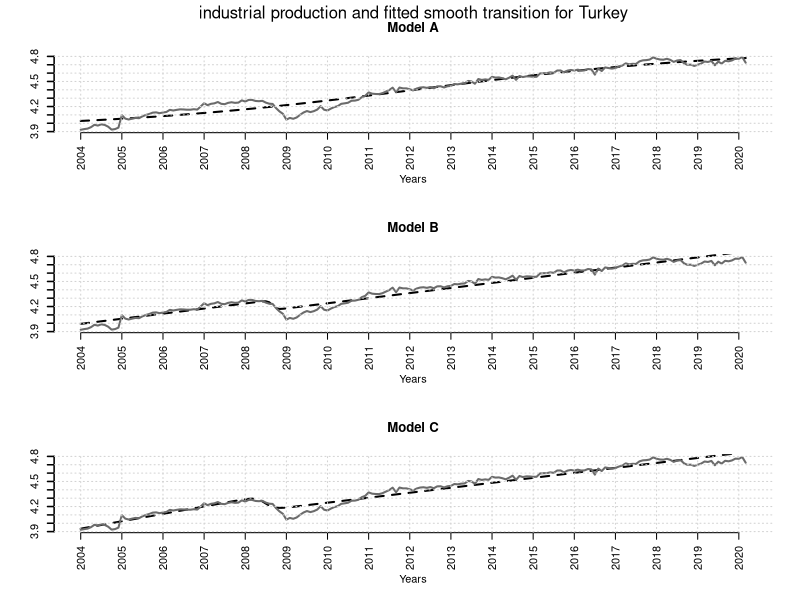
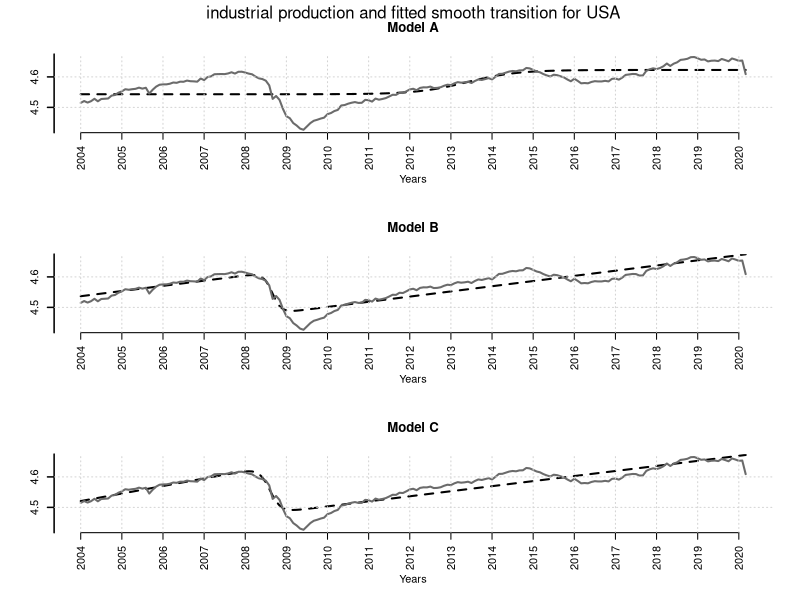

These figures' R source, in order: (Note: a time limit stopped this script after it produced the figures.)
#########################################################################################################
# Empirical Application Codes of
# 
# "Threshold Unit Root Tests with Smooth Transitions"
# 
# written by 
# 
# Dr. Mehmet ÖZCAN
# mehmetozcan@kmu.edu.tr
#
# *NOTES*
# 1)  Caner & Hansen (2001) Threshold Unit Root test and Threshold Effect test
#     programs are taken from Hansen's web page http://www.ssc.wisc.edu/~bhansen/ .
#     However, unit root test program are adjusted to test unit root null hypothesis 
#     without any deterministic component.
#
# 2)  There are two indicator which come from Caner & Hansen (2001)'s codes. Caner &
#     Hansen investigate different type of threshol variable type and different trimming
#     intervals. In this study, lagged difference threshold variable and [0.15, 0.85] 
#     trimming interval are used for all simulation experiments and empirical application.
#     
#     thresh    Type of threshold variable
#  		  1 for long difference,   z(t-1)=y(t-1)-y(t-(m-1))
#  		  2 for lagged difference, z(t-1)=y(t-m)-y(t-m-1)
#  		  3 for lagged level,      z(t-1)=y(t-m)
#     trim      Trimming Range (normalized threshold, lambda)
#  		  1 for [.15,.85]
#  	 	  2 for [.10,.90]
#  		  3 for [.05,.95]
# 
# 3) Results are printed to the screen.
#
# 4) All steps of application process are explained below. Please check them before run the codes.
#
# *Instructions*
#
# 1) First, please install required R packcages stated in PART-1
# 2) Run all codes in PART-1
# 3) Before run PART-2, please chose working directory folder that contains your "data.txt" file.
# 4) PART-2 codes analyse both the USA's and Turkey's data. Threfore, before analyse your data try
#    data of this study. It could be found at "data.txt" file in same repository of Dr. Özcan's GitHub page.
#
#
#
#########################################################################################################
# PART -1 
#########################################################################################################
# Required Packcages 
library(nloptr)
library(zoo)
# Required Functions
#########################################################################################################
# Starting value estimation for LNV(1998) Models (A, B & C) #
startLNV<-function(dta){
tt<-length(dta)
tr<-as.matrix(c(1:tt))
cc<-as.matrix(rep(1,tt))

tauGs<-c()
for(kk in 1:tt){ tauGs[kk]<-(kk/tt) }
gamaGs<-seq(1,10,1)

SSRA<-matrix(0,length(tauGs),length(gamaGs))
SSRB<-matrix(0,length(tauGs),length(gamaGs))
SSRC<-matrix(0,length(tauGs),length(gamaGs))

for(vk in 1:3){
for(vi in 1:(length(gamaGs))){
for(vj in 1:(length(tauGs))){
st<-as.matrix((1/(1+exp(-(gamaGs[vi])*((tr)-(tauGs[vj]*tt))))))
if(vk==1){X<-as.matrix(cbind(cc,st))}
if(vk==2){X<-as.matrix(cbind(cc,tr,st))}
if(vk==3){X<-as.matrix(cbind(cc,tr,st,(tr*st)))} 
XX<-(MASS:::ginv(t(X)%*%X, tol=1e-25))
betas<-XX%*%(t(X)%*%dta)
Yhat<-t((t(betas)%*%t(X)))
ehat<-(dta-Yhat)
if(vk==1){SSRA[vj,vi]<-sum((ehat)^2)}
if(vk==2){SSRB[vj,vi]<-sum((ehat)^2)}
if(vk==3){SSRC[vj,vi]<-sum((ehat)^2)} 
}
}
}

for(vs in 1:3){
if(vs==1){posA<-which(SSRA == min(SSRA), arr.ind = TRUE);
st<-as.matrix((1/(1+exp(-(gamaGs[posA[2]])*((tr)-(tauGs[posA[1]]*tt))))));
X<-as.matrix(cbind(cc,st))}
if(vs==2){posB<-which(SSRB == min(SSRB), arr.ind = TRUE);
st<-as.matrix((1/(1+exp(-(gamaGs[posB[2]])*((tr)-(tauGs[posB[1]]*tt))))));
X<-as.matrix(cbind(cc,tr,st))}
if(vs==3){posC<-which(SSRC == min(SSRC), arr.ind = TRUE);
st<-as.matrix((1/(1+exp(-(gamaGs[posC[2]])*((tr)-(tauGs[posC[1]]*tt))))));
X<-as.matrix(cbind(cc,tr,st,(tr*st)))}

XX<-(MASS:::ginv(t(X)%*%X, tol=1e-25))

if(vs==1){betasA<-XX%*%(t(X)%*%dta);
betasA<-rbind(betasA,gamaGs[posA[2]],tauGs[posA[1]])}
if(vs==2){betasB<-XX%*%(t(X)%*%dta);
betasB<-rbind(betasB,gamaGs[posB[2]],tauGs[posB[1]])}
if(vs==3){betasC<-XX%*%(t(X)%*%dta);
betasC<-rbind(betasC,gamaGs[posC[2]],tauGs[posC[1]])}
}
list(betasA=betasA, betasB=betasB, betasC=betasC)
}
#########################################################################################################
# LNV(1998) Models (A, B & C) Estimation with Sequential Quadratic Programing
estLNV<-function(yt, X, b0a, b0b, b0c){
tt<-length(yt)
stabA<-function(b){sum((yt-(b[1]*X[,1]+b[2]*(1/(1+exp(-(b[3])*((X[,2])-b[4]*tt))))))^2)}
stabB<-function(b){sum((yt-(b[1]*X[,1]+b[2]*X[,2]+b[3]*(1/(1+exp(-(b[4])*((X[,2])-b[5]*tt))))))^2)}
stabC<-function(b){sum((yt-(b[1]*X[,1]+b[2]*X[,2]+b[3]*(1/(1+exp(-(b[5])*((X[,2])-b[6]*tt))))+
b[4]*(X[,2])*(1/(1+exp(-(b[5])*((X[,2])-b[6]*tt))))))^2)}

lba<-c(-Inf,-Inf,0,0)
uba<-c(Inf,Inf,Inf,1)

lbb<-c(-Inf,-Inf,-Inf,0,0)
ubb<-c(Inf,Inf,Inf,Inf,1)

lbc<-c(-Inf,-Inf,-Inf,-Inf,0,0)
ubc<-c(Inf,Inf,Inf,Inf,Inf,1)

SA<-nloptr:::slsqp(b0a,fn=stabA,lower=lba,upper=uba, control=list(xtol_rel=1e-25))
SB<-nloptr:::slsqp(b0b,fn=stabB,lower=lbb,upper=ubb, control=list(xtol_rel=1e-25))
SC<-nloptr:::slsqp(b0c,fn=stabC,lower=lbc,upper=ubc, control=list(xtol_rel=1e-25))

staba<-function(b){(b[1]*X[,1]+b[2]*(1/(1+exp(-(b[3])*((X[,2])-b[4]*tt)))))}
yhatA<-staba(SA$par)

stabb<-function(b){b[1]*X[,1]+b[2]*X[,2]+b[3]*(1/(1+exp(-(b[4])*((X[,2])-b[5]*tt))))}
yhatB<-stabb(SB$par)

stabc<-function(b){(b[1]*X[,1]+b[2]*X[,2]+b[3]*(1/(1+exp(-(b[5])*((X[,2])-b[6]*tt))))+
b[4]*(X[,2])*(1/(1+exp(-(b[5])*((X[,2])-b[6]*tt)))))}
yhatC<-stabc(SC$par)

list(ehat=as.matrix(cbind((yt-yhatA),(yt-yhatB),(yt-yhatC))), yhat=as.matrix(cbind(yhatA,yhatB,yhatC)),BetaA=as.matrix(SA$par),BetaB=as.matrix(SB$par),BetaC=as.matrix(SC$par))
}
#########################################################################################################
# ADF Estimator
linear<-function(dat,p,cons,trend){
    t <- nrow(dat)
    n <- t - 1 - p
    dy <- as.matrix(dat[2:t]-dat[1:(t-1)])
    y  <- as.matrix(dy[(1+p):(t-1)])
    x  <- cbind(dat[(1+p):(t-1)], dy[p:(t-2)])

    if(p>=2){for (k in 2:p) x <- cbind(x,dy[(p+1-k):(t-1-k)])}
    if(cons==1 & trend==0)  x <- cbind(rep(1,n), x)
    if(cons==1 & trend==1)  x <- cbind(rep(1,n),seq(1,n,1),x)

    kx     <- ncol(x)
    xx     <- solve(t(x)%*%x, tol=1e-25)
    bols   <- xx%*%(t(x)%*%y) 
    eols   <- y - x%*%bols
    sols   <- t(eols)%*%eols
    sigols <- sols/(n-kx)
    seols  <- sqrt(diag(xx)%*%sigols)
    rho    <- bols[1+cons+trend]
    tadf   <- rho/seols[1+cons+trend]
    ar0    <- as.matrix(bols[(cons+trend+2):(cons+trend+1+p)])
    bic<-log((sum(eols^2))/t)+(length(bols)*(log(t)/t))
    aic<-log((sum(eols^2))/t)+(length(bols)*(2/t))
    list(ar0=ar0,eols=eols,aic=aic,bic=bic,tadf=tadf,rho=rho)
}
#########################################################################################################
# Caner & Hansen (2001) Estimator
tur_est2 <- function(dat,p,mmin,mmax,m,constant,trend){
  t <- nrow(dat)
  n <- t - 1 - p
  mn <- mmax-mmin+1
  ms <- as.matrix(seq(mmin,mn,1))
  dy <- as.matrix(dat[2:t]-dat[1:(t-1)])
  y <- as.matrix(dy[(1+p):(t-1)])
  if(constant==1) x <- matrix(1,n,1)
  if (trend==1) x <- cbind(x,as.matrix(seq(1,n,1)))
  if(constant==1){x <- cbind(x,dat[(1+p):(t-1)],dy[p:(t-2)])}else{
  x <- cbind(dat[(1+p):(t-1)],dy[p:(t-2)])}
  if(p>1) for (ki in 2:p) x <- cbind(x,dy[(p+1-ki):(t-1-ki)])

  if (sum(coef)==0){
      xi_ns <- as.matrix(seq(1,p,1)+1+constant+trend)
        }else{
      idex <- colSums(as.matrix(coef%*%matrix(1,1,p))==(matrix(1,nrow(coef),1)%*%seq(1,p,1)))
      xi_ns <- seq(1,p,1)
      xi_ns <- as.matrix(xi_ns[idex==0]+1+constant+trend)
    }

  if (trend==0){
        if(constant==0){
	        if (sum(coef)==0){
            xi_s <- rbind(1)
                }else{xi_s <- rbind(1,(coef+1))
            }
        }
    }
  if (trend==0){
        if(constant==1){
	        if (sum(coef)==0){
            xi_s <- rbind(1,2)
                }else{
                xi_s <- rbind(1,2,(coef+2))
            }
        }
    }
  if (trend==1){
        if(constant==1){
	        if (sum(coef)==0){
            xi_s <- rbind(1,2,3)
                }else{
                xi_s <- rbind(1,2,3,(coef+3))
            }
         }
    }   
  xs <- as.matrix(x[,xi_s])
  xns <- as.matrix(x[,xi_ns])
  if (thresh==1){
      qs <- dat[(1+p):(t-1)]-dat[(1+p-mmin):(t-1-mmin)]
      qs <- as.matrix(qs)
      if(p>1){
	  for (mi in (mmin+1):mmax){
          qs <- cbind(qs,(dat[(1+p):(t-1)]-dat[(1+p-mi):(t-1-mi)]))
      }
	  }
  }
  if (thresh==2){
      qs <- dat[(1+p-mmin+1):(t-1-mmin+1)]-dat[(1+p-mmin):(t-1-mmin)]
      qs <- as.matrix(qs)
      if(p>1){
	  for (mi in (mmin+1):mmax){
          qs <- cbind(qs,(dat[(1+p-mi+1):(t-1-mi+1)]-dat[(1+p-mi):(t-1-mi)]))
      }
	  }
  }
  if (thresh==3){
      qs <- dat[(1+p-mmin+1):(t-mmin)]
      qs <- as.matrix(qs)
      if(p>1){
	  for (mi in (mmin+1):mmax){
          qs <- cbind(qs,(dat[(1+p-mi+1):(t-mi)]))
      }
	  }
  }
  kx    <- ncol(x)
  ks    <- nrow(coef)+1+constant+trend
  xx    <- solve(t(x)%*%x, tol=1e-25)
  bols  <- xx%*%(t(x)%*%y) 
  eols  <- y - x%*%bols
  sols  <- t(eols)%*%eols
  wwss  <- matrix(0,mn,1)
  smins <- matrix(0,mn,1)
  lams  <- matrix(0,mn,1)
  ws    <- matrix(0,mn,1)
  r1    <- matrix(0,mn,1)
  r2    <- matrix(0,mn,1)
  t1    <- matrix(0,mn,1)
  t2    <- matrix(0,mn,1)
  rur <- rbind(1,(ks+1))+trend+constant
  indx <- 1:(n)
  pi1 <-.2-.05*trim
  pi2 <-.8+.05*trim
  for (mi in 1:mn){
    q <- qs[,mi]
    qq <- unique(q)
    qq <- as.matrix(sort(qq))
    qq <- as.matrix(qq[(floor(n*pi1)+1):(ceiling(n*pi2)-1)])
    qn <- nrow(qq)
    s  <- matrix(0,qn,1)
    wws<- matrix(0,qn,1)
    for (qi in 1:qn){
      d1      <- as.matrix((q<qq[qi]))
      d2      <- 1-d1
      xz      <- cbind((xs*(d1%*%matrix(1,1,ncol(xs)))),(xs*(d2%*%matrix(1,1,ncol(xs)))),xns)
      xxi     <- solve(t(xz)%*%xz, tol=1e-25)
      bthresh <- xxi%*%(t(xz)%*%y)
      e       <- y-xz%*%bthresh
      s[qi]   <- t(e)%*%e
      v       <- xxi*as.vector((t(e)%*%e)/(n-kx-ks))
      vd      <- diag(v)
      ts      <- as.matrix(bthresh[rur]/sqrt(vd[rur]))
      wws[qi] <- t(ts)%*%ts
    }
    qi         <- which.max(wws)
    lam        <- qq[qi]
    smin       <- s[qi]
    wwsmax     <- wws[qi]
    ws[mi]     <- (n-kx-ks)*(sols-smin)/smin
    smins[mi]  <- smin
    lams[mi]   <- lam
    wwss[mi]   <- wwsmax
    d1         <- as.matrix((q<lam))
    d2         <- 1-d1
    xz         <- cbind((xs*(d1%*%matrix(1,1,ncol(xs)))),(xs*(d2%*%matrix(1,1,ncol(xs)))),xns)
    mmi        <- solve(t(xz)%*%xz, tol=1e-25)
    bthresh    <- mmi%*%(t(xz)%*%y)
    e          <- y - xz%*%bthresh
    v          <- mmi*as.vector((t(e)%*%e)/(n-kx-ks))
    vd         <- diag(v)
    ts         <- as.matrix(bthresh[rur]/sqrt(vd[rur]))
    r1[mi]     <- t(ts^2)%*%(ts<0)
    r2[mi]     <- t(ts)%*%ts
    t1[mi]     <- -ts[1]
    t2[mi]     <- -ts[2]
  }
  if (m != 0) {mi <- m-mmin+1}else{mi<- which.max(wwss)}
  mhat     <- ms[mi]
  w        <- ws[mi]
  lam      <- lams[mi]
  q        <- qs[,mi]
  d1       <- as.matrix((q<lam))
  d2       <- 1-d1
  xz       <- cbind((xs*(d1%*%matrix(1,1,ncol(xs)))),(xs*(d2%*%matrix(1,1,ncol(xs)))),xns)
  mmi      <- solve(t(xz)%*%xz, tol=1e-25)
  bthresh  <- mmi%*%(t(xz)%*%y)
  e        <- y - xz%*%bthresh
  ee       <- t(e)%*%e
  v        <- mmi*as.vector((ee)/(n-kx-ks))
  vd       <- diag(v)
  v1       <- vd[1:ks]
  v2       <- vd[(ks+1):(2*ks)]
  b1       <- bthresh[1:ks]
  b2       <- bthresh[(ks+1):(2*ks)]
  ts       <- as.matrix(((b1-b2)^2)/(v1+v2))
  bs_s     <- cbind(b1,sqrt(v1),matrix(0,ks,1),b2,sqrt(v2))
  bs_ns    <- cbind(bthresh[(1+2*ks):(kx+ks)],sqrt(vd[(1+2*ks):(kx+ks)]))
  ar01     <-bthresh[(2+constant+trend):(ks)]
  ar02     <-bthresh[(2+constant+trend+ks):(ks*2)]
  leng     <-sum(x[,ncol(x)]>lam)
list(mhat=mhat,lam=lam,e=e,bs_s=bs_s,ar01=ar01,ar02=ar02,b1=b1,b2=b2,r1=r1,r2=r2,t1=t1,t2=t2,ts=ts,ws=ws,w=w,
wws=wws, wwss=wwss,leng=leng,vd=vd)
}
# Caner & Hansen (2001) Threshold Effect Wald Test Bootstrap p-values
pvWald<-function(dat,p,ar0,eols,rho,boot,w){
t <- nrow(dat)
n <- t - 1 - p
y0 <- dat-mean(dat)
y0 <- as.matrix(y0[1:(1+p)])
aa <- matrix(0,p+1,1)
aa[1] <- 1 + rho
aa[1:p] <- aa[1:p] + ar0
aa[2:(p+1)] <- aa[2:(p+1)] - ar0
bootw <- matrix(0,boot,1)
for (ib in 1:boot){
    eols_c <- as.matrix(eols[ceiling(runif(t)*n)])
    datb <- y0
for (i in (nrow(y0)+1):(nrow(eols_c))){
        datbb <- eols_c[i]
        for (j in 1:nrow(y0)) datbb <- datbb + aa[j]*datb[(i-j)]
        datb <- rbind(datb,datbb)
    }
out       <- tur_est2(datb,p,1,p,0,0,0) 
bootw[ib] <- out$w
}
pw <- mean(bootw > w)
cbind(w,pw)
}

#########################################################################################################
# 5% Criticals T=200
R1A <- 20.82907
R2A <- 21.07073
R1B <- 26.67934
R2B <- 26.80033
R1C <- 29.65022
R2C <- 29.69269
LNVa<- -4.161
LNVb<- -4.629
LNVc<- -4.867
ADFm<- -2.8759 
ADFt<- -3.4326 # MacKinnon (1991) based Critical value

#########################################################################################################
# PART - 2
#########################################################################################################
# Aplication
# select working directory file.
# setwd("your folder directory") 
# read data
D   <- read.table("data.txt")
tri <- D[,1]
usi <- D[,2]
# logarithms
tri <-as.matrix(log(tri))
usi <-as.matrix(log(usi))
# estimation parameter of LNV smooth transition functions 
tr    <-as.matrix(c(1:length(tri)))
cc    <-as.matrix(rep(1,length(tri)))
X     <-as.matrix(cbind(cc,tr))
SLNVtr<- startLNV(tri)
SLNVus<- startLNV(usi)
b0atr <- SLNVtr$betasA; b0btr  <- SLNVtr$betasB; b0ctr  <- SLNVtr$betasC
b0aus <- SLNVus$betasA; b0bus  <- SLNVus$betasB; b0cus  <- SLNVus$betasC

ELNVtr<- estLNV(tri, X, b0atr, b0btr, b0ctr)
ELNVus<- estLNV(usi, X, b0aus, b0bus, b0cus)
Ytr   <- as.matrix(ELNVtr$yhat)
Yus   <- as.matrix(ELNVus$yhat)
Dtr   <- as.matrix(ELNVtr$ehat)
Dus   <- as.matrix(ELNVus$ehat)
# plots
# TR
par(mfrow=c(3,1))
plot(ts(Ytr[,1], start=c(2004,1),frequency=12),lty=2,axes=FALSE,lwd=2,col="black",ylab=NA,xlab="Years",main="Model A",ylim=c(min(tri),max(tri)))
mtext(side=3,text=paste("industrial production and fitted smooth transition for Turkey"),line=2.5,lwd=2,cex=1)
lines(ts(tri, start=c(2004,1), frequency=12),lty=1, lwd=2, col="gray42")
axis(1, at=c(2004:2020), labels=c(2004:2020),las=3, gap.axis=0.1)
axis(2, at = seq(round(min(tri),1),round(max(tri),1),0.1),lwd=1.5)
abline(v=(seq(2004,2020,1)), col="lightgray", lty="dotted")
abline(h=seq(round(min(tri),1),round(max(tri),1),0.1), col="lightgray", lty="dotted")
plot(ts(Ytr[,2], start=c(2004,1),frequency=12),lty=2,axes=FALSE,lwd=2,col="black",ylab=NA,xlab="Years",main="Model B",ylim=c(min(tri),max(tri)))
lines(ts(tri, start=c(2004,1), frequency=12),lty=1, lwd=2, col="gray42")
axis(1, at=c(2004:2020), labels=c(2004:2020),las=3, gap.axis=0.1)
axis(2, at = seq(round(min(tri),1),round(max(tri),1),0.1),lwd=1.5)
abline(v=(seq(2004,2020,1)), col="lightgray", lty="dotted")
abline(h=seq(round(min(tri),1),round(max(tri),1),0.1), col="lightgray", lty="dotted")
plot(ts(Ytr[,3], start=c(2004,1),frequency=12),lty=2,axes=FALSE,lwd=2,col="black",ylab=NA,xlab="Years",main="Model C",ylim=c(min(tri),max(tri)))
lines(ts(tri, start=c(2004,1), frequency=12),lty=1, lwd=2, col="gray42")
axis(1, at=c(2004:2020), labels=c(2004:2020),las=3, gap.axis=0.1)
axis(2, at = seq(round(min(tri),1),round(max(tri),1),0.1),lwd=1.5)
abline(v=(seq(2004,2020,1)), col="lightgray", lty="dotted")
abline(h=seq(round(min(tri),1),round(max(tri),1),0.1), col="lightgray", lty="dotted")

# US
par(mfrow=c(3,1))
plot(ts(Yus[,1], start=c(2004,1),frequency=12),lty=2,axes=FALSE,lwd=2,col="black",ylab=NA,xlab="Years",main="Model A",ylim=c(min(usi),max(usi)))
mtext(side=3,text=paste("industrial production and fitted smooth transition for USA"),line=2.5,lwd=2,cex=1)
lines(ts(usi, start=c(2004,1), frequency=12),lty=1, lwd=2, col="gray42")
axis(1, at=c(2004:2020), labels=c(2004:2020),las=3, gap.axis=0.1)
axis(2, at = seq(round(min(usi),1),round(max(usi),1),0.1),lwd=1.5)
abline(v=(seq(2004,2020,1)), col="lightgray", lty="dotted")
abline(h=seq(round(min(usi),1),round(max(usi),1),0.1), col="lightgray", lty="dotted")
plot(ts(Yus[,2], start=c(2004,1),frequency=12),lty=2,axes=FALSE,lwd=2,col="black",ylab=NA,xlab="Years",main="Model B",ylim=c(min(usi),max(usi)))
lines(ts(usi, start=c(2004,1), frequency=12),lty=1, lwd=2, col="gray42")
axis(1, at=c(2004:2020), labels=c(2004:2020),las=3, gap.axis=0.1)
axis(2, at = seq(round(min(usi),1),round(max(usi),1),0.1),lwd=1.5)
abline(v=(seq(2004,2020,1)), col="lightgray", lty="dotted")
abline(h=seq(round(min(usi),1),round(max(usi),1),0.1), col="lightgray", lty="dotted")
plot(ts(Yus[,3], start=c(2004,1),frequency=12),lty=2,axes=FALSE,lwd=2,col="black",ylab=NA,xlab="Years",main="Model C",ylim=c(min(usi),max(usi)))
lines(ts(usi, start=c(2004,1), frequency=12),lty=1, lwd=2, col="gray42")
axis(1, at=c(2004:2020), labels=c(2004:2020),las=3, gap.axis=0.1)
axis(2, at = seq(round(min(usi),1),round(max(usi),1),0.1),lwd=1.5)
abline(v=(seq(2004,2020,1)), col="lightgray", lty="dotted")
abline(h=seq(round(min(usi),1),round(max(usi),1),0.1), col="lightgray", lty="dotted")

# Extraction of Estimated Data
# write.table(as.matrix(cbind(tri,Ytr[,1],Ytr[,2],Ytr[,3])),"TRest.txt",row.names=FALSE,col.names=FALSE)
# write.table(as.matrix(cbind(usi,Yus[,1],Yus[,2],Yus[,3])),"USest.txt",row.names=FALSE,col.names=FALSE)

# ADF Test
maxp<- 10
BIC <- matrix(0,maxp,2) 
for(i in 1:maxp){
adftr <- linear(as.matrix(tri),i,1,1)
adfus <- linear(as.matrix(usi),i,1,1)
BIC[i,1]<-adftr$bic
BIC[i,2]<-adfus$bic
}
ptr <- which.min(BIC[,1])
pus <- which.min(BIC[,2])

adftr0 <- linear(as.matrix(tri),ptr,1,1)
adfus0 <- linear(as.matrix(usi),pus,1,1)

# LNV Test
BICL <- matrix(0,maxp,6) 
for(i in 1:maxp){
adftra <- linear(as.matrix(Dtr[,1]),i,1,1)
adftrb <- linear(as.matrix(Dtr[,2]),i,1,1)
adftrc <- linear(as.matrix(Dtr[,3]),i,1,1)

adfusa <- linear(as.matrix(Dus[,1]),i,1,1)
adfusb <- linear(as.matrix(Dus[,2]),i,1,1)
adfusc <- linear(as.matrix(Dus[,3]),i,1,1)

BICL[i,1]<-adftra$bic; BICL[i,2]<-adftrb$bic; BICL[i,3]<-adftrc$bic;
BICL[i,4]<-adfusa$bic; BICL[i,5]<-adfusb$bic; BICL[i,6]<-adfusc$bic
}
ptra <- which.min(BICL[,1]); ptrb <- which.min(BICL[,2]); ptrc <- which.min(BICL[,3]);
pusa <- which.min(BICL[,4]); pusb <- which.min(BICL[,5]); pusc <- which.min(BICL[,6]);
PLNV <-cbind(ptra,ptrb,ptrc,pusa,pusb,pusc)

adftrA <- linear(as.matrix(Dtr[,1]),ptra,1,1)
adftrB <- linear(as.matrix(Dtr[,2]),ptrb,1,1)
adftrC <- linear(as.matrix(Dtr[,3]),ptrc,1,1)

adfusA <- linear(as.matrix(Dus[,1]),pusa,1,1)
adfusB <- linear(as.matrix(Dus[,2]),pusb,1,1)
adfusC <- linear(as.matrix(Dus[,3]),pusc,1,1)

# Caner & Hansen (2001) Test with Smooth Transition
# Caner & Hansen (2001) TAR Model Estimation Settings 
thresh   <- 2 
trim     <- 1 
#
MAXR <- matrix(0,maxp,6)
for(i in 1:maxp){
coef   <- matrix(c(1:i),i,1)
tarAtr <-tur_est2(as.matrix(Dtr[,1]),i,1,i,0,0,0)
tarBtr <-tur_est2(as.matrix(Dtr[,2]),i,1,i,0,0,0)
tarCtr <-tur_est2(as.matrix(Dtr[,3]),i,1,i,0,0,0)

tarAus <-tur_est2(as.matrix(Dus[,1]),i,1,i,0,0,0)
tarBus <-tur_est2(as.matrix(Dus[,2]),i,1,i,0,0,0)
tarCus <-tur_est2(as.matrix(Dus[,3]),i,1,i,0,0,0)

MAXR[i,1]<-tarAtr$r1[tarAtr$mhat]; MAXR[i,2]<-tarBtr$r1[tarBtr$mhat]; MAXR[i,3]<-tarCtr$r1[tarCtr$mhat];
MAXR[i,4]<-tarAus$r1[tarAus$mhat]; MAXR[i,5]<-tarBus$r1[tarBus$mhat]; MAXR[i,6]<-tarCus$r1[tarCus$mhat]
}
ptrA <- which.max(MAXR[,1]); ptrB <- which.max(MAXR[,2]); ptrC <- which.max(MAXR[,3]);
pusA <- which.max(MAXR[,4]); pusB <- which.max(MAXR[,5]); pusC <- which.max(MAXR[,6]);
PLCH <- cbind(ptrA,ptrB,ptrC,pusA,pusB,pusC)

coef   <- matrix(c(1:ptrA),ptrA,1)
tartrA <- tur_est2(as.matrix(Dtr[,1]),ptrA,1,ptrA,0,0,0)
coef   <- matrix(c(1:ptrB),ptrB,1)
tartrB <- tur_est2(as.matrix(Dtr[,2]),ptrB,1,ptrB,0,0,0)
coef   <- matrix(c(1:ptrC),ptrC,1)
tartrC <- tur_est2(as.matrix(Dtr[,3]),ptrC,1,ptrC,0,0,0)

coef   <- matrix(c(1:pusA),pusA,1)
tarusA <- tur_est2(as.matrix(Dus[,1]),pusA,1,pusA,0,0,0)
coef   <- matrix(c(1:pusB),pusB,1)
tarusB <- tur_est2(as.matrix(Dus[,2]),pusB,1,pusB,0,0,0)
coef   <- matrix(c(1:pusC),pusC,1)
tarusC <- tur_est2(as.matrix(Dus[,3]),pusC,1,pusC,0,0,0)

# Caner & Hansen (2001) Threshold Effect test statistics and p-values #
set.seed(12345)
boot<-1000
# Turkey
coef    <- matrix(c(1:ptrA),ptrA,1)
lnWAtr  <- linear(as.matrix(Dtr[,1]),ptrA,0,0)
pvalAtr <- pvWald(as.matrix(Dtr[,1]),ptrA,lnWAtr$ar0,lnWAtr$eols,lnWAtr$rho,boot,tartrA$w)
coef    <- matrix(c(1:ptrB),ptrB,1)
lnWBtr  <- linear(as.matrix(Dtr[,2]),ptrB,0,0)
pvalBtr <- pvWald(as.matrix(Dtr[,2]),ptrB,lnWBtr$ar0,lnWBtr$eols,lnWBtr$rho,boot,tartrB$w)
coef    <- matrix(c(1:ptrC),ptrC,1)
lnWCtr  <- linear(as.matrix(Dtr[,3]),ptrC,0,0)
pvalCtr <- pvWald(as.matrix(Dtr[,3]),ptrC,lnWCtr$ar0,lnWCtr$eols,lnWCtr$rho,boot,tartrC$w)
# USA
coef    <- matrix(c(1:pusA),pusA,1)
lnWAus  <- linear(as.matrix(Dus[,1]),pusA,0,0)
pvalAus <- pvWald(as.matrix(Dus[,1]),pusA,lnWAus$ar0,lnWAus$eols,lnWAus$rho,boot,tarusA$w)
coef    <- matrix(c(1:pusB),pusB,1)
lnWBus  <- linear(as.matrix(Dus[,2]),pusB,0,0)
pvalBus <- pvWald(as.matrix(Dus[,2]),pusB,lnWBus$ar0,lnWBus$eols,lnWBus$rho,boot,tarusB$w)
coef    <- matrix(c(1:pusC),pusC,1)
lnWCus  <- linear(as.matrix(Dus[,3]),pusC,0,0)
pvalCus <- pvWald(as.matrix(Dus[,3]),pusC,lnWCus$ar0,lnWCus$eols,lnWCus$rho,boot,tarusC$w)


# Tables
trit<-ts(diff(tri,1),start<-c(2004,2),frequency=12)
usit<-ts(diff(usi,1),start<-c(2004,2),frequency=12)
ntr <-length(tri)
nus <-length(usi)
printlog<-function(tri,usi){
cat ("\n")
cat ("Parameter Estimation Result of Smooth Transition for Industrial Production Index of Turkey" , "\n")
cat ("Number of Observations:", ntr                                                               , "\n")
cat ("Optimization          : Sequential Quadratic Programming"                                   , "\n")
cat ("\n")
cat ("Model A"                                                                                    , "\n")
cat ("Mid Point Date"                                                                             , "\n")
cat ("--------------"                                                                             , "\n")
print(as.yearmon(time(trit))[round((ELNVtr$BetaA[4]*ntr))])
cat ("Mid Point Tau               :", ELNVtr$BetaA[4]                                             , "\n")
cat ("Speed of Transition Gamma   :", ELNVtr$BetaA[3]                                             , "\n")
cat ("\n")
cat ("Model B"                                                                                    , "\n")
cat ("Mid Point Date"                                                                             , "\n")
cat ("--------------"                                                                             , "\n")
print(as.yearmon(time(trit))[round((ELNVtr$BetaB[5]*ntr))])
cat ("Mid Point Tau               :", ELNVtr$BetaB[5]                                             , "\n")
cat ("Speed of Transition Gamma   :", ELNVtr$BetaB[4]                                             , "\n")
cat ("\n")
cat ("Model C"                                                                                    , "\n")
cat ("Mid Point Date"                                                                             , "\n")
cat ("--------------"                                                                             , "\n")
print(as.yearmon(time(trit))[round((ELNVtr$BetaC[6]*ntr))])
cat ("Mid Point Tau               :", ELNVtr$BetaC[6]                                             , "\n")
cat ("Speed of Transition Gamma   :", ELNVtr$BetaC[5]                                             , "\n")
cat ("\n")
cat ("*******************************************************************************************", "\n")
cat ("\n")
cat ("Parameter Estimation Result of Smooth Transition for Industrial Production Index of USA"    , "\n")
cat ("Number of Observations:", nus                                                               , "\n")
cat ("Optimization          : Sequential Quadratic Programming"                                   , "\n")
cat ("\n")
cat ("Model A"                                                                                    , "\n")
cat ("Mid Point Date"                                                                             , "\n")
cat ("--------------"                                                                             , "\n")
print(as.yearmon(time(usit))[round((ELNVus$BetaA[4]*nus))])
cat ("Mid Point Tau               :", ELNVus$BetaA[4]                                             , "\n")
cat ("Speed of Transition Gamma   :", ELNVus$BetaA[3]                                             , "\n")
cat ("\n")
cat ("Model B"                                                                                    , "\n")
cat ("Mid Point Date"                                                                             , "\n")
cat ("--------------"                                                                             , "\n")
print(as.yearmon(time(usit))[round((ELNVus$BetaB[5]*nus))])
cat ("Mid Point Tau               :", ELNVus$BetaB[5]                                             , "\n")
cat ("Speed of Transition Gamma   :", ELNVus$BetaB[4]                                             , "\n")
cat ("\n")
cat ("Model C"                                                                                    , "\n")
cat ("Mid Point Date"                                                                             , "\n")
cat ("--------------"                                                                             , "\n")
print(as.yearmon(time(usit))[round((ELNVus$BetaC[6]*nus))])
cat ("Mid Point Tau               :", ELNVus$BetaC[6]                                             , "\n")
cat ("Speed of Transition Gamma   :", ELNVus$BetaC[5]                                             , "\n")
cat ("\n")
cat ("*******************************************************************************************", "\n")
cat ("\n")
}

printadf<-function(tri,usi,ptr,pus){
cat ("\n")
cat ("ADF Results for Industrial Production Index of Turkey" , "\n")
cat ("Number of Observations:", length(tri)                  , "\n")
cat ("Selected Optimal Lag  :", ptr, "\n")
cat ("Information Criteria  : BIC"                           , "\n")
cat ("Model Type            : Constant & Trend"              , "\n")
cat ("Test Statistics       :", adftr0$tadf                  , "\n")
cat ("5% Critical Value     :",ADFt                          , "\n")
cat ("\n")
cat ("ADF Results for Industrial Production Index of USA"    , "\n")
cat ("Number of Observations:", length(usi)                  , "\n")
cat ("Selected Optimal Lag  :", pus, "\n")
cat ("Information Criteria  : BIC"                           , "\n")
cat ("Model Type            : Constant & Trend"              , "\n")
cat ("Test Statistics       :", adfus0$tadf                  , "\n")
cat ("5% Critical Value     :",ADFt                          , "\n")
}

printlnv<-function(tri,usi,PLNV){
cat ("\n")
cat ("LNV Results for Industrial Production Index of Turkey" , "\n")
cat ("Number of Observations:", length(tri)                  , "\n")
cat ("\n")
cat ("Model A"                                               , "\n")
cat ("Selected Optimal Lag  :", PLNV[1]                      , "\n")
cat ("Information Criteria  : BIC"                           , "\n")
cat ("Test Statistics       :", adftrA$tadf                  , "\n")
cat ("5% Critical Value     :", LNVa                         , "\n")
cat ("\n")
cat ("Model B"                                               , "\n")
cat ("Selected Optimal Lag  :", PLNV[2]                      , "\n")
cat ("Information Criteria  : BIC"                           , "\n")
cat ("Test Statistics       :", adftrB$tadf                  , "\n")
cat ("5% Critical Value     :", LNVb                         , "\n")
cat ("\n")
cat ("Model C"                                               , "\n")
cat ("Selected Optimal Lag  :", PLNV[3]                      , "\n")
cat ("Information Criteria  : BIC"                           , "\n")
cat ("Test Statistics       :", adftrC$tadf                  , "\n")
cat ("5% Critical Value     :", LNVc                         , "\n")
cat ("\n")
cat ("******************************************************", "\n")
cat ("\n")
cat ("LNV Results for Industrial Production Index of USA" , "\n")
cat ("Number of Observations:", length(usi)                  , "\n")
cat ("\n")
cat ("Model A"                                               , "\n")
cat ("Selected Optimal Lag  :", PLNV[4]                      , "\n")
cat ("Information Criteria  : BIC"                           , "\n")
cat ("Test Statistics       :", adfusA$tadf                  , "\n")
cat ("5% Critical Value     :", LNVa                         , "\n")
cat ("\n")
cat ("Model B"                                               , "\n")
cat ("Selected Optimal Lag  :", PLNV[5]                      , "\n")
cat ("Information Criteria  : BIC"                           , "\n")
cat ("Test Statistics       :", adfusB$tadf                  , "\n")
cat ("5% Critical Value     :", LNVb                         , "\n")
cat ("\n")
cat ("Model C"                                               , "\n")
cat ("Selected Optimal Lag  :", PLNV[6]                      , "\n")
cat ("Information Criteria  : BIC"                           , "\n")
cat ("Test Statistics       :", adfusC$tadf                  , "\n")
cat ("5% Critical Value     :", LNVc                         , "\n")
cat ("\n")
}

printlch<-function(tri,usi,PLCH){
cat ("\n")
cat ("New Combined Caner & Hansen (2001) Results for Industrial Production Index of Turkey"            , "\n")
cat ("Number of Observations:", length(tri)                                                            , "\n")
cat ("\n")
cat ("Model A"                                                                                         , "\n")
cat ("Selected Optimal Lag :",PLCH[1]                                                                  , "\n")
cat ("Information Criteria : Superme RT"                                                               , "\n")
cat ("R1 Test Statistics   :",tartrA$r1[tartrA$mhat],"  / R2 Test Statistics   :",tartrA$r2[tartrA$mhat] , "\n")
cat ("R1 5% Critical Value :",R1A                   ,"/ R2 5% Critical Value :",R2A                    , "\n")
cat ("++++++++++++++++++++++"                                                                          , "\n")
cat ("Caner & Hansen (2001) Threshold Effect Wald Test"                                                , "\n")
cat ("Test Statistics      :",pvalAtr[1]                                                               , "\n")
cat ("Bootstrap p-value    :",pvalAtr[2]                                                               , "\n")
cat ("\n")
cat ("Model B"                                                                                         , "\n")
cat ("Selected Optimal Lag :",PLCH[2]                                                                  , "\n")
cat ("Information Criteria : Superme RT"                                                               , "\n")
cat ("R1 Test Statistics   :",tartrB$r1[tartrB$mhat],"/ R2 Test Statistics   :",tartrB$r2[tartrB$mhat] , "\n")
cat ("R1 5% Critical Value :",R1B                   ,"/ R2 5% Critical Value :",R2B                    , "\n")
cat ("++++++++++++++++++++++"                                                                          , "\n")
cat ("Caner & Hansen (2001) Threshold Effect Wald Test"                                                , "\n")
cat ("Test Statistics      :",pvalBtr[1]                                                               , "\n")
cat ("Bootstrap p-value    :",pvalBtr[2]                                                               , "\n")
cat ("\n")
cat ("Model C"                                                                                         , "\n")
cat ("Selected Optimal Lag :",PLCH[3]                                                                  , "\n")
cat ("Information Criteria : Superme RT"                                                               , "\n")
cat ("R1 Test Statistics   :",tartrC$r1[tartrC$mhat],"/ R2 Test Statistics   :",tartrC$r2[tartrC$mhat] , "\n")
cat ("R1 5% Critical Value :",R1C                   ,"/ R2 5% Critical Value :",R2C                    , "\n")
cat ("++++++++++++++++++++++"                                                                          , "\n")
cat ("Caner & Hansen (2001) Threshold Effect Wald Test"                                                , "\n")
cat ("Test Statistics      :",pvalCtr[1]                                                               , "\n")
cat ("Bootstrap p-value    :",pvalCtr[2]                                                               , "\n")
cat ("\n")
cat ("************************************************************************************************", "\n")
cat ("\n")
cat ("New Combined Caner & Hansen (2001) Results for Industrial Production Index of USA"               , "\n")
cat ("Number of Observations:", length(usi)                                                            , "\n")
cat ("\n")
cat ("Model A"                                                                                         , "\n")
cat ("Selected Optimal Lag :",PLCH[4]                                                                  , "\n")
cat ("Information Criteria : Superme RT"                                                               , "\n")
cat ("R1 Test Statistics   :",tarusA$r1[tarusA$mhat],"/ R2 Test Statistics   :",tarusA$r2[tarusA$mhat] , "\n")
cat ("R1 5% Critical Value :",R1A                   ,"/ R2 5% Critical Value :",R2A                    , "\n")
cat ("++++++++++++++++++++++"                                                                          , "\n")
cat ("Caner & Hansen (2001) Threshold Effect Wald Test"                                                , "\n")
cat ("Test Statistics      :",pvalAus[1]                                                               , "\n")
cat ("Bootstrap p-value    :",pvalAus[2]                                                               , "\n")
cat ("\n")
cat ("Model B"                                                                                         , "\n")
cat ("Selected Optimal Lag :",PLCH[5]                                                                  , "\n")
cat ("Information Criteria : Superme RT"                                                               , "\n")
cat ("R1 Test Statistics   :",tarusB$r1[tarusB$mhat],"/ R2 Test Statistics   :",tarusB$r2[tarusB$mhat] , "\n")
cat ("R1 5% Critical Value :",R1B                   ,"/ R2 5% Critical Value :",R2B                    , "\n")
cat ("++++++++++++++++++++++"                                                                          , "\n")
cat ("Caner & Hansen (2001) Threshold Effect Wald Test"                                                , "\n")
cat ("Test Statistics      :",pvalBus[1]                                                               , "\n")
cat ("Bootstrap p-value    :",pvalBus[2]                                                               , "\n")
cat ("\n")
cat ("Model C"                                                                                         , "\n")
cat ("Selected Optimal Lag :",PLCH[6]                                                                  , "\n")
cat ("Information Criteria : Superme RT"                                                               , "\n")
cat ("R1 Test Statistics   :",tarusC$r1[tarusC$mhat],"/ R2 Test Statistics   :",tarusC$r2[tarusC$mhat] , "\n")
cat ("R1 5% Critical Value :",R1C                   ,"/ R2 5% Critical Value :",R2C                    , "\n")
cat ("++++++++++++++++++++++"                                                                          , "\n")
cat ("Caner & Hansen (2001) Threshold Effect Wald Test"                                                , "\n")
cat ("Test Statistics      :",pvalCus[1]                                                               , "\n")
cat ("Bootstrap p-value    :",pvalCus[2]                                                               , "\n")
cat ("\n")
}

printlog(tri,usi)
printadf(tri,usi,ptr,pus)
printlnv(tri,usi,PLNV)
printlch(tri,usi,PLCH)

# END
